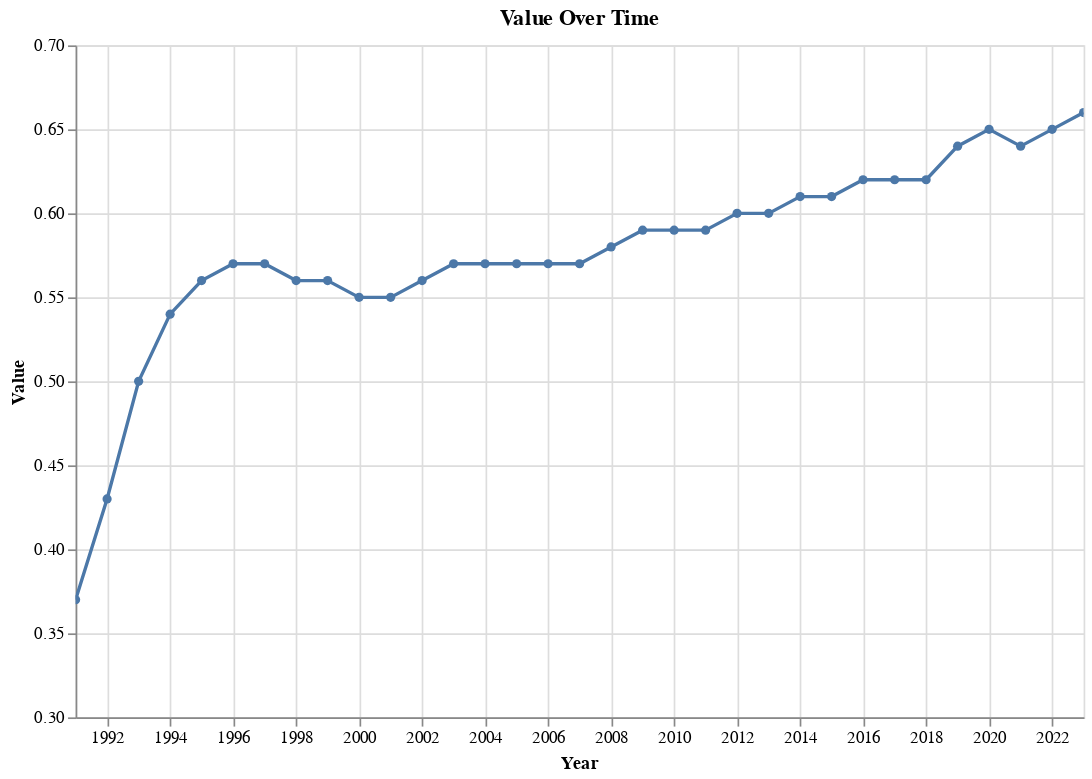

The cell this chart's notebook holds for it:
### Code cell
chart = alt.Chart(df).mark_line(point=True).encode(
    x=alt.X('year:T', title='Year'),
    y=alt.Y('value:Q', title='Value', scale=alt.Scale(domain=[0.3, 0.7])),
    tooltip=['year:T', 'value:Q']
).properties(
    title='Value Over Time',
    width=600,
    height=400
).interactive()

chart

### Figure 1 — Vega-Lite specification as saved in the notebook (floating-point values rounded to 4 significant figures)
{"config": {"view": {"continuousWidth": 300, "continuousHeight": 300}}, "data": {"name": "data-6d2b9f78169245f91eb3cd9b73efb09d"}, "mark": {"type": "line", "point": true}, "encoding": {"tooltip": [{"field": "year", "type": "temporal"}, {"field": "value", "type": "quantitative"}], "x": {"field": "year", "title": "Year", "type": "temporal"}, "y": {"field": "value", "scale": {"domain": [0.3, 0.7]}, "title": "Value", "type": "quantitative"}}, "height": 400, "params": [{"name": "param_1", "select": {"type": "interval", "encodings": ["x", "y"]}, "bind": "scales"}], "title": "Value Over Time", "width": 600, "$schema": "https://vega.github.io/schema/vega-lite/v5.20.1.json", "datasets": {"data-6d2b9f78169245f91eb3cd9b73efb09d": [{"year": "1991-01-01T00:00:00", "value": 0.37}, {"year": "1992-01-01T00:00:00", "value": 0.43}, {"year": "1993-01-01T00:00:00", "value": 0.5}, {"year": "1994-01-01T00:00:00", "value": 0.54}, {"year": "1995-01-01T00:00:00", "value": 0.56}, {"year": "1996-01-01T00:00:00", "value": 0.57}, {"year": "1997-01-01T00:00:00", "value": 0.57}, {"year": "1998-01-01T00:00:00", "value": 0.56}, {"year": "1999-01-01T00:00:00", "value": 0.56}, {"year": "2000-01-01T00:00:00", "value": 0.55}, {"year": "2001-01-01T00:00:00", "value": 0.55}, {"year": "2002-01-01T00:00:00", "value": 0.56}, {"year": "2003-01-01T00:00:00", "value": 0.57}, {"year": "2004-01-01T00:00:00", "value": 0.57}, {"year": "2005-01-01T00:00:00", "value": 0.57}, {"year": "2006-01-01T00:00:00", "value": 0.57}, {"year": "2007-01-01T00:00:00", "value": 0.57}, {"year": "2008-01-01T00:00:00", "value": 0.58}, {"year": "2009-01-01T00:00:00", "value": 0.59}, {"year": "2010-01-01T00:00:00", "value": 0.59}, {"year": "2011-01-01T00:00:00", "value": 0.59}, {"year": "2012-01-01T00:00:00", "value": 0.6}, {"year": "2013-01-01T00:00:00", "value": 0.6}, {"year": "2014-01-01T00:00:00", "value": 0.61}, {"year": "2015-01-01T00:00:00", "value": 0.61}, {"year": "2016-01-01T00:00:00", "value": 0.62}, {"year": "2017-01-01T00:00:00", "value": 0.62}, {"year": "2018-01-01T00:00:00", "value": 0.62}, {"year": "2019-01-01T00:00:00", "value": 0.64}, {"year": "2020-01-01T00:00:00", "value": 0.65}, {"year": "2021-01-01T00:00:00", "value": 0.64}, {"year": "2022-01-01T00:00:00", "value": 0.65}, {"year": "2023-01-01T00:00:00", "value": 0.66}]}}
